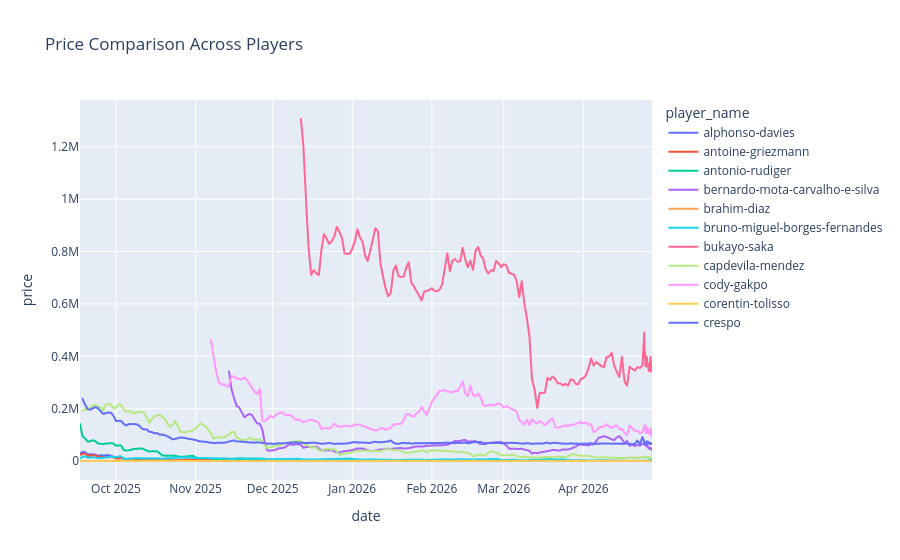

The notebook cell saved with this chart:
### Markdown cell above
## 6. Compare Price Trends Across Players

Let’s visualize a few players together to see how their price curves differ.

### Code cell
import plotly.express as px
players_to_plot = df[df["player_name"].isin(df["player_name"].unique()[:11])]
px.line(players_to_plot, x="date", y="price", color="player_name", title="Price Comparison Across Players")

### Figure 1 — Plotly figure (JSON) as saved in the notebook; plotly's stock layout.template omitted (floating-point values rounded to 4 significant figures; data arrays with more than 128 entries replaced by an {"elided": "..."} marker saying what was removed)
{"data": [{"hovertemplate": "player_name=alphonso-davies<br>date=%{x}<br>price=%{y}<extra></extra>", "legendgroup": "alphonso-davies", "line": {"color": "#636efa", "dash": "solid"}, "marker": {"symbol": "circle"}, "mode": "lines", "name": "alphonso-davies", "showlegend": true, "type": "scattergl", "x": {"elided": "293 str values"}, "xaxis": "x", "y": {"elided": "293 int values"}, "yaxis": "y"}, {"hovertemplate": "player_name=antoine-griezmann<br>date=%{x}<br>price=%{y}<extra></extra>", "legendgroup": "antoine-griezmann", "line": {"color": "#EF553B", "dash": "solid"}, "marker": {"symbol": "circle"}, "mode": "lines", "name": "antoine-griezmann", "showlegend": true, "type": "scattergl", "x": {"elided": "293 str values"}, "xaxis": "x", "y": {"elided": "293 int values"}, "yaxis": "y"}, {"hovertemplate": "player_name=antonio-rudiger<br>date=%{x}<br>price=%{y}<extra></extra>", "legendgroup": "antonio-rudiger", "line": {"color": "#00cc96", "dash": "solid"}, "marker": {"symbol": "circle"}, "mode": "lines", "name": "antonio-rudiger", "showlegend": true, "type": "scattergl", "x": {"elided": "293 str values"}, "xaxis": "x", "y": {"elided": "293 int values"}, "yaxis": "y"}, {"hovertemplate": "player_name=bernardo-mota-carvalho-e-silva<br>date=%{x}<br>price=%{y}<extra></extra>", "legendgroup": "bernardo-mota-carvalho-e-silva", "line": {"color": "#ab63fa", "dash": "solid"}, "marker": {"symbol": "circle"}, "mode": "lines", "name": "bernardo-mota-carvalho-e-silva", "showlegend": true, "type": "scattergl", "x": {"elided": "229 str values"}, "xaxis": "x", "y": {"elided": "229 int values"}, "yaxis": "y"}, {"hovertemplate": "player_name=brahim-diaz<br>date=%{x}<br>price=%{y}<extra></extra>", "legendgroup": "brahim-diaz", "line": {"color": "#FFA15A", "dash": "solid"}, "marker": {"symbol": "circle"}, "mode": "lines", "name": "brahim-diaz", "showlegend": true, "type": "scattergl", "x": {"elided": "292 str values"}, "xaxis": "x", "y": {"elided": "292 int values"}, "yaxis": "y"}, {"hovertemplate": "player_name=bruno-miguel-borges-fernandes<br>date=%{x}<br>price=%{y}<extra></extra>", "legendgroup": "bruno-miguel-borges-fernandes", "line": {"color": "#19d3f3", "dash": "solid"}, "marker": {"symbol": "circle"}, "mode": "lines", "name": "bruno-miguel-borges-fernandes", "showlegend": true, "type": "scattergl", "x": {"elided": "293 str values"}, "xaxis": "x", "y": {"elided": "293 int values"}, "yaxis": "y"}, {"hovertemplate": "player_name=bukayo-saka<br>date=%{x}<br>price=%{y}<extra></extra>", "legendgroup": "bukayo-saka", "line": {"color": "#FF6692", "dash": "solid"}, "marker": {"symbol": "circle"}, "mode": "lines", "name": "bukayo-saka", "showlegend": true, "type": "scattergl", "x": {"elided": "205 str values"}, "xaxis": "x", "y": {"elided": "205 int values"}, "yaxis": "y"}, {"hovertemplate": "player_name=capdevila-mendez<br>date=%{x}<br>price=%{y}<extra></extra>", "legendgroup": "capdevila-mendez", "line": {"color": "#B6E880", "dash": "solid"}, "marker": {"symbol": "circle"}, "mode": "lines", "name": "capdevila-mendez", "showlegend": true, "type": "scattergl", "x": {"elided": "285 str values"}, "xaxis": "x", "y": {"elided": "285 int values"}, "yaxis": "y"}, {"hovertemplate": "player_name=cody-gakpo<br>date=%{x}<br>price=%{y}<extra></extra>", "legendgroup": "cody-gakpo", "line": {"color": "#FF97FF", "dash": "solid"}, "marker": {"symbol": "circle"}, "mode": "lines", "name": "cody-gakpo", "showlegend": true, "type": "scattergl", "x": {"elided": "241 str values"}, "xaxis": "x", "y": {"elided": "241 int values"}, "yaxis": "y"}, {"hovertemplate": "player_name=corentin-tolisso<br>date=%{x}<br>price=%{y}<extra></extra>", "legendgroup": "corentin-tolisso", "line": {"color": "#FECB52", "dash": "solid"}, "marker": {"symbol": "circle"}, "mode": "lines", "name": "corentin-tolisso", "showlegend": true, "type": "scattergl", "x": {"elided": "293 str values"}, "xaxis": "x", "y": {"elided": "293 int values"}, "yaxis": "y"}, {"hovertemplate": "player_name=crespo<br>date=%{x}<br>price=%{y}<extra></extra>", "legendgroup": "crespo", "line": {"color": "#636efa", "dash": "solid"}, "marker": {"symbol": "circle"}, "mode": "lines", "name": "crespo", "showlegend": true, "type": "scattergl", "x": {"elided": "282 str values"}, "xaxis": "x", "y": {"elided": "282 int values"}, "yaxis": "y"}], "layout": {"legend": {"title": {"text": "player_name"}, "tracegroupgap": 0}, "title": {"text": "Price Comparison Across Players"}, "xaxis": {"anchor": "y", "domain": [0, 1], "title": {"text": "date"}}, "yaxis": {"anchor": "x", "domain": [0, 1], "title": {"text": "price"}}}}
